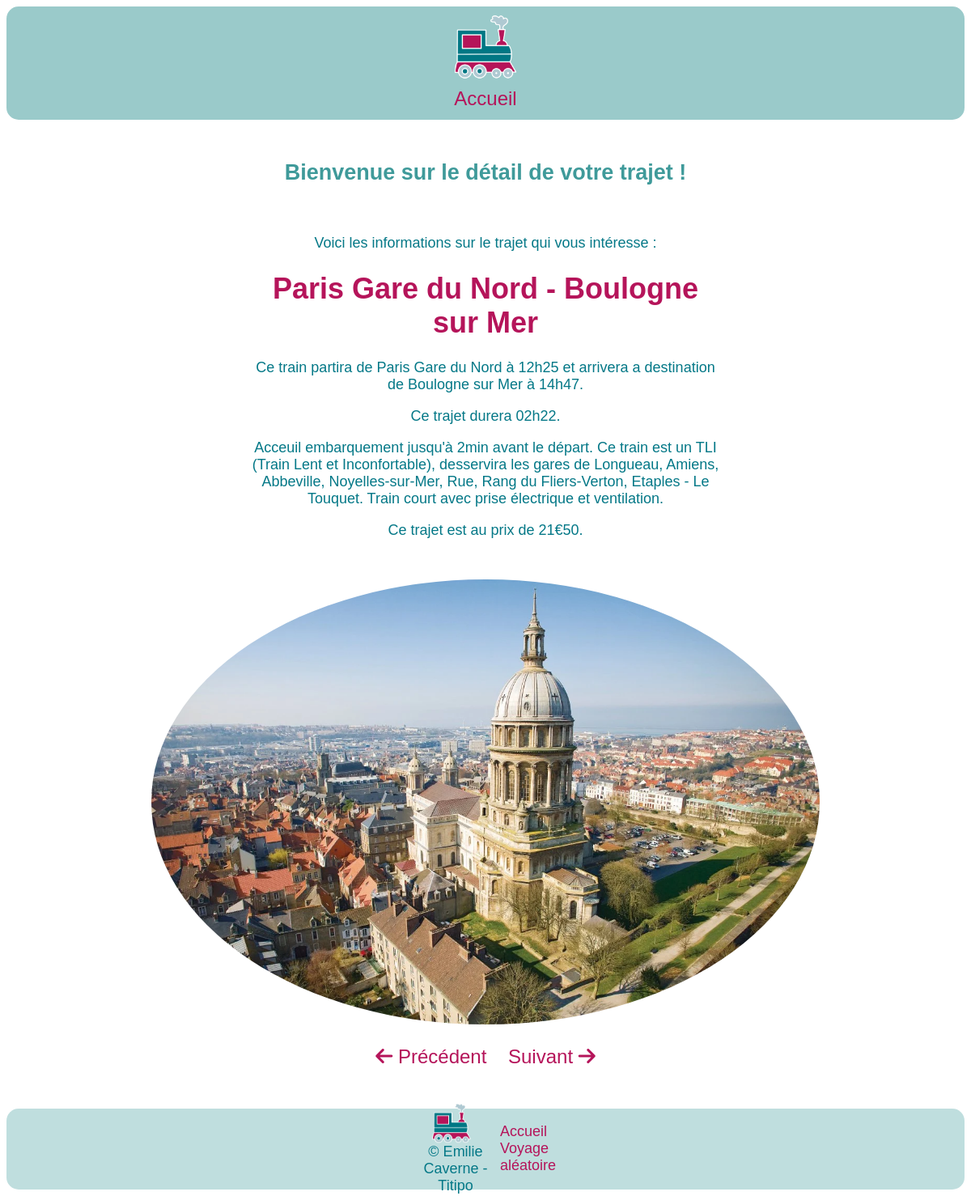
The app's page /train/details/1 with its own data.
### train/models.py (models this page shows)
class Train(models.Model) :
    trainID = models.AutoField(primary_key=True)
    depart = models.CharField(max_length = 50)
    arrivee = models.CharField(max_length = 50)
    heureDepart = models.CharField(max_length = 6)
    heureArrivee = models.CharField(max_length = 6)
    dureeTrajet = models.CharField(max_length = 6)
    info = models.CharField(max_length = 4000)
    image = models.ImageField(upload_to='static/IMG/', blank=True, null=True)
    prix = models.CharField(max_length=10)

### train/views.py (the view)
# urls.py: path("details/<id_train>", views.details, name="details"),
def details(request, id_train) :
    myTrains = Train.objects.get(trainID = id_train)
    return render(request, "details.html", {
        "depart" : myTrains.depart,
        "arrivee" : myTrains.arrivee,
        "heureDepart" : myTrains.heureDepart,
        "heureArrivee" : myTrains.heureArrivee,
        "dureeTrajet" : myTrains.dureeTrajet,
        "info" : myTrains.info,
        "prix" : myTrains.prix,
        "image" : myTrains.image,
        "precedent" : int(id_train) - 1,
        "suivant" : int(id_train) + 1,
    })

### train/templates/details.html (shortened to what this page needs)
<!DOCTYPE html>
<html lang="en">
  <head>
    <link
    rel="stylesheet"
    href="//cdnjs.cloudflare.com/ajax/libs/font-awesome/6.4.2/css/all.min.css"
  />
  </head>
  <body>
    <header>
      <nav>
        <div class="nav-items">
          <a href="http://localhost:8000/train/">
            <img src="/static/IMG/logo.png" alt="" class="logo" />
          </a>
          <a href="http://localhost:8000/train/">Accueil</a>
        </div>
      </nav>
    </header>
    <main>
      <h2>Bienvenue sur le détail de votre trajet !</h2>
      <br />
      <div class="description">
        <p>Voici les informations sur le trajet qui vous intéresse :</p>
        <h1>{{ depart }} - {{ arrivee }}</h1>
        <p>
          Ce train partira de {{ depart }} à {{ heureDepart }} et arrivera a
          destination de {{arrivee}} à {{ heureArrivee }}.
        </p>
        <p>Ce trajet durera {{ dureeTrajet}}.</p>
        <p>{{ info }}</p>
        <p>Ce trajet est au prix de {{ prix }}.</p>
      </div>
      <img src="{{ image.url}}" alt="My image" class="imgVille" /> <br><br>
      <a
        href="http://localhost:8000/train/details/{{ precedent }}"
        class="arrow"
      >
      <i class="fa-solid fa-arrow-left"></i> Précédent
      </a>
      <a
        href="http://localhost:8000/train/details/{{ suivant }}"
        class="arrow"
      >
        Suivant <i class="fa-solid fa-arrow-right"></i></a
      >
    </main>
    <footer>
      <div class="footerL">
        <img
          src="/static/IMG/logo.png"
          alt=""
          style="height: 50px; margin-right: 10px"
        />
        <p style="margin: 0">© Emilie Caverne - Titipo</p>
      </div>
      <div class="footerR">
        <a href="http://localhost:8000/train/">Accueil</a>
        <a href="http://localhost:8000/train/aleatoire">Voyage aléatoire</a>
      </div>
    </footer>
  </body>
</html>

### train/templates/details.html (style rules this page uses)
body { font-family: "Gill Sans", "Gill Sans MT", Calibri, "Trebuchet MS", sans-serif; font-size: large; align-items: center; text-align: center; }
header { background-color: #3f9a9a86; height: 140px; border-radius: 15px; }
.logo { display: block; height: 80px; margin: 10px; }
header nav { display: flex; text-align: center; justify-content: center; align-items: center; justify-content: space-around; }
.nav-items { justify-content: space-around; align-items: center; }
a { text-decoration: none; color: #b5145a; font-size: x-large; }
main { margin-top: 50px; }
h2 { color: #3f9a9a; }
h1 { color: #b5145a; }
p { color: #047887; }
.description { margin-left: 300px; margin-right: 300px; margin-bottom: 50px; }
.imgVille { height: 550px; border-radius: 60%; }
.arrow { margin: 10px; margin-bottom: 20px; }
footer { display: flex; justify-content: space-between; align-items: center; background-color: #3f9a9a54; height: 100px; margin-top: 50px; border-radius: 15px; }
.footerL { display: flex; align-items: center; margin-left: 500px; flex-direction: column; }
.footerR { display: flex; flex-direction: column; margin-right: 500px; text-align: left; }
.footerR a { font-size: large; }

### records on screen
Train: depart "Paris Gare du Nord", arrivee "Boulogne sur Mer", heureDepart "12h25", heureArrivee "14h47", dureeTrajet "02h22", info "Acceuil embarquement jusqu'à 2min avant le départ. Ce train est un TLI (Train Lent et Inconfortable), desservira les gares de Longueau, Amiens, Abbeville, Noyelles-sur-Mer, Rue, Rang du Fliers-Verton, Etaples - Le Touquet. Train court avec prise électrique et ventilation.", prix "21€50"
